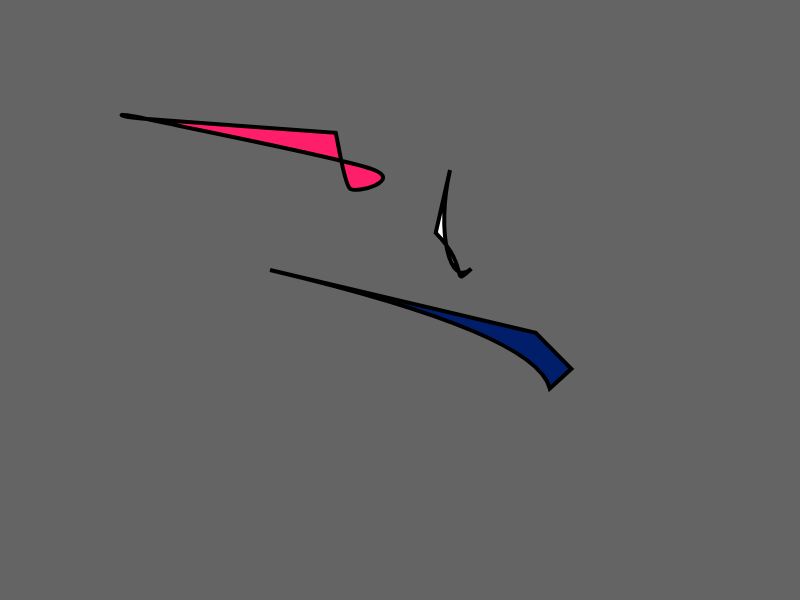
Frame 1 (no input)
Frame 60 (no input): identical to frame 1, image omitted
Frame 120 (the mouse pressed at the canvas centre since frame 60): identical to frame 1, image omitted

The p5.js sketch that drew this single still picture (run headless with seeded random() and noise() and a simulated clock; from frame 60 on, the mouse is pressed at the canvas centre):

// p5.js sketch
// ── sketch.js
/******************************************* 
    
    Example of drawing irregular shapes
    with bezierVertex() and curveVertex()

*******************************************/


var p1, p2, p3, p4;

function setup() {
  createCanvas(800, 600);

  /* 
    creatVector(x, y); creates an object with two values: 
    the x and y value of a point. 
  */
  p1 = createVector(random(0, 400), random(0, 400)); 
  p2 = createVector(random(0, 400), random(0, 400));
  p3 = createVector(random(0, 400), random(0, 400));
  p4 = createVector(random(0, 400), random(0, 400));
  p5 = createVector(random(0, 400), random(0, 400));

}


function mouseDragged() {
  /* 
    Create new Vector for point p1 
    every time the mouse is dragged. 
  */
  p1 = createVector(mouseX, mouseY);
}


function draw() {
  background(100);


  /* 
    Create new shape with bezierVertex() 
  */
  push();

    // Move entire shape to (150, 150)
    translate(150, 150); 

    fill(255);
    strokeWeight(4);
    stroke(0); 

    beginShape();
      // Must use vertex() before bezierVertex()
      vertex(300, 20); 

      bezierVertex(p1.x, p1.y, p2.x, p2.y, p3.x, p3.y);
      bezierVertex(p2.x, p2.y, p3.x, p3.y, p1.x, p1.y);
    endShape(CLOSE); 
  pop();


  /* 
    Create new shape with curveVertex() 
  */
  push();

    // Move entire shape to (150, 150)
    translate(50, 50); 
    
    fill(255, 30, 105);
    strokeWeight(4);
    stroke(0); 

    beginShape();
      curveVertex(p1.x,  p1.y);
      curveVertex(p1.x,  p1.y);
      curveVertex(p2.x,  p2.y);
      curveVertex(p3.x,  p3.y);
      curveVertex(p4.x,  p4.y);
      curveVertex(p4.x,  p4.y);
    endShape(CLOSE); 
  pop();

  /* 
    Create new shape with quadraticVertex() 
  */
  push();

    // Move entire shape to (250, 250)
    translate(250, 250); 
    
    fill(0, 30, 105);
    strokeWeight(4);
    stroke(0); 

    beginShape();
      vertex(20, 20);
      quadraticVertex(p1.x, p1.y, p2.x, p2.y);
      quadraticVertex(p2.x, p2.y, p3.x, p3.y);
      quadraticVertex(p3.x, p3.y, p1.x, p1.y);
      //quadraticVertex(, 60, 60, 60);
      vertex(20, 20);
    endShape(CLOSE); 
  pop();


}
  
